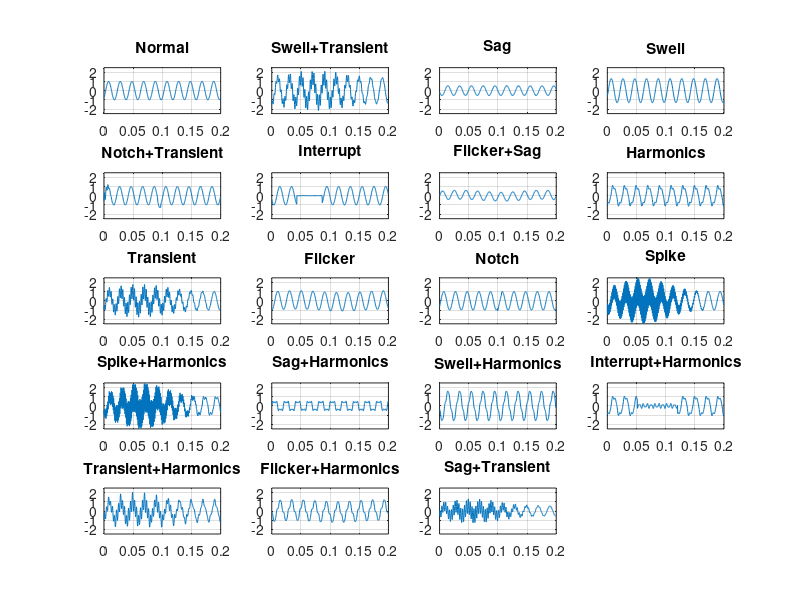

Source code (MATLAB): (Note: this script raises an error after producing the figure.)
clc;
clear;
close all;

% Parameters
fs = 3200; % Sampling frequency (Hz)
T = 1/50; % Fundamental period (s)
ts = 1/fs; % Sampling interval
t = 0:ts:0.2-ts; % 200ms duration (as per IEC 61000-4-7 standard)
f0 = 49.5 + rand()*1.0; % Random fundamental frequency (49.5 ≤ f ≤ 50.5 Hz)
phi = rand()*pi; % Random phase angle (0 ≤ φ ≤ π)

% Initialize storage
num_signals_per_type = 100; % Number of signals per type
SNR = 40; % Signal-to-noise ratio (dB)
z = [];
cl = {};

% Disturbance types
class_names = {'Normal', 'Swell+Transient', 'Sag', ...
               'Swell', 'Notch+Transient', 'Interrupt', 'Flicker+Sag', ...
               'Harmonics', 'Transient', 'Flicker', 'Notch', 'Spike', ...
               'Spike+Harmonics', 'Sag+Harmonics', 'Swell+Harmonics', ...
               'Interrupt+Harmonics', 'Transient+Harmonics', ...
               'Flicker+Harmonics', 'Sag+Transient'};

% Generate signals
for class_idx = 1:length(class_names)
    fprintf('Generating %s signals (%d/%d)...\n', class_names{class_idx}, class_idx, length(class_names));
    
    for sig_num = 1:num_signals_per_type
        % Randomize frequency and phase slightly for each signal
        f0 = 49.5 + rand()*1.0;
        phi = rand()*pi;
        
        switch class_idx
            case 1 % Normal
                y = sin(2*pi*f0*t - phi);
                
            case 2 % Swell + Transient
                swell_amplitude = 1.2 + 0.4*rand(); % 1.2-1.6 range for variety
                swell = swell_amplitude * sin(2*pi*f0*t - phi);
                transient_start = 0.05 + 0.03*rand(); % Random start time
                transient_freq = 250 + 100*rand(); % Random frequency
                transient = 0.8 * exp(-200*(t-transient_start).^2) .* sin(2*pi*transient_freq*t);
                y = swell + transient;

            case 3 % Sag
                sag_amplitude = 0.4 + 0.2*rand(); % 0.4-0.6 range
                y = sag_amplitude * sin(2*pi*f0*t - phi);


            case 4 % Swell
                swell_amplitude = 1.2 + 0.4*rand(); % 1.2-1.6 range
                y = swell_amplitude * sin(2*pi*f0*t - phi);

            case 5 % Notch + Transient
                notch_width = 0.005 + 0.003*rand();
                notch_start = 0.05 + 0.05*rand();
                notch = -0.3 * (t > notch_start & t < (notch_start + notch_width));
                transient_freq = 250 + 100*rand();
                transient = 0.8 * exp(-200*t) .* sin(2*pi*transient_freq*t);
                y = sin(2*pi*f0*t - phi) + notch + transient;

            case 6 % Interrupt
                int_start = 0.04 + 0.02*rand();
                int_duration = 0.04 + 0.03*rand();
                y = sin(2*pi*f0*t - phi);
                y(t > int_start & t < (int_start + int_duration)) = 0;

            case 7 % Flicker + Sag
                flicker_freq = 5 + 3*rand();
                flicker_amp = 0.08 + 0.04*rand();
                flicker = flicker_amp * sin(2*pi*flicker_freq*t);
                sag_amplitude = 0.4 + 0.2*rand();
                y = sag_amplitude * sin(2*pi*f0*t - phi) + flicker;

            case 8 % Harmonics
                h3_amp = 0.15 + 0.1*rand();
                h5_amp = 0.08 + 0.05*rand();
                harmonics = h3_amp * sin(3*2*pi*f0*t) + h5_amp * sin(5*2*pi*f0*t);
                y = sin(2*pi*f0*t - phi) + harmonics;

            case 9 % Transient
                transient_start = 0.05 + 0.03*rand();
                transient_freq = 250 + 100*rand();
                transient = 0.8 * exp(-200*(t-transient_start).^2) .* sin(2*pi*transient_freq*t);
                y = sin(2*pi*f0*t - phi) + transient;

            case 10 % Flicker
                flicker_freq = 5 + 3*rand();
                flicker_amp = 0.08 + 0.04*rand();
                flicker = flicker_amp * sin(2*pi*flicker_freq*t);
                y = sin(2*pi*f0*t - phi) + flicker;

            case 11 % Notch
                notch_width = 0.005 + 0.003*rand();
                notch_start = 0.05 + 0.05*rand();
                notch = -0.3 * (t > notch_start & t < (notch_start + notch_width));
                y = sin(2*pi*f0*t - phi) + notch;

            case 12 % Spike
                spike_start = 0.05 + 0.02*rand();
                spike = 1.5 * exp(-300*(t-spike_start).^2) .* sin(2*pi*800*t);
                y = sin(2*pi*f0*t - phi) + spike;

            case 13 % Spike + Harmonics
                h3_amp = 0.15 + 0.1*rand();
                h5_amp = 0.08 + 0.05*rand();
                harmonics = h3_amp * sin(3*2*pi*f0*t) + h5_amp * sin(5*2*pi*f0*t);
                spike_start = 0.05 + 0.02*rand();
                spike = 1.5 * exp(-300*(t-spike_start).^2) .* sin(2*pi*800*t);
                y = sin(2*pi*f0*t - phi) + spike + harmonics;

            case 14 % Sag + Harmonics
                sag_amplitude = 0.4 + 0.2*rand();
                h3_amp = 0.15 + 0.1*rand();
                h5_amp = 0.08 + 0.05*rand();
                harmonics = h3_amp * sin(3*2*pi*f0*t) + h5_amp * sin(5*2*pi*f0*t);
                y = sag_amplitude * sin(2*pi*f0*t - phi) + harmonics;

            case 15 % Swell + Harmonics
                swell_amplitude = 1.2 + 0.4*rand();
                h3_amp = 0.15 + 0.1*rand();
                h5_amp = 0.08 + 0.05*rand();
                harmonics = h3_amp * sin(3*2*pi*f0*t) + h5_amp * sin(5*2*pi*f0*t);
                y = swell_amplitude * sin(2*pi*f0*t - phi) + harmonics;

            case 16 % Interrupt + Harmonics
                int_start = 0.04 + 0.02*rand();
                int_duration = 0.04 + 0.03*rand();
                interrupt = sin(2*pi*f0*t - phi);
                interrupt(t > int_start & t < (int_start + int_duration)) = 0;
                h3_amp = 0.15 + 0.1*rand();
                h5_amp = 0.08 + 0.05*rand();
                harmonics = h3_amp * sin(3*2*pi*f0*t) + h5_amp * sin(5*2*pi*f0*t);
                y = interrupt + harmonics;

            case 17 % Transient + Harmonics
                transient_start = 0.05 + 0.03*rand();
                transient_freq = 250 + 100*rand();
                transient = 0.8 * exp(-200*(t-transient_start).^2) .* sin(2*pi*transient_freq*t);
                h3_amp = 0.15 + 0.1*rand();
                h5_amp = 0.08 + 0.05*rand();
                harmonics = h3_amp * sin(3*2*pi*f0*t) + h5_amp * sin(5*2*pi*f0*t);
                y = sin(2*pi*f0*t - phi) + transient + harmonics;

            case 18 % Flicker + Harmonics
                flicker_freq = 5 + 3*rand();
                flicker_amp = 0.08 + 0.04*rand();
                flicker = flicker_amp * sin(2*pi*flicker_freq*t);
                h3_amp = 0.15 + 0.1*rand();
                h5_amp = 0.08 + 0.05*rand();
                harmonics = h3_amp * sin(3*2*pi*f0*t) + h5_amp * sin(5*2*pi*f0*t);
                y = sin(2*pi*f0*t - phi) + flicker + harmonics;

            case 19 % Sag + Transient
                sag_amplitude = 0.4 + 0.2*rand();
                transient_start = 0.05 + 0.03*rand();
                transient_freq = 250 + 100*rand();
                transient = 0.8 * exp(-200*(t-transient_start).^2) .* sin(2*pi*transient_freq*t);
                y = sag_amplitude * sin(2*pi*f0*t - phi) + transient;
        end
        
        % Add noise
        y = awgn(y, SNR);
        z = [z; y];
        cl = [cl; {class_names{class_idx}}]; % Append class name as cell
    end
end

% Save signals
save('PQD_Signals.mat', 'z', 'cl', 't', 'fs');
disp('Signal generation complete and saved as PQD_Signals.mat');

% Plot example of each disturbance type
figure('Position', [100, 100, 1200, 800]);
for class_idx = 1:length(class_names)
    idx = find(strcmp(cl, class_names{class_idx}), 1);
    subplot(5, 4, class_idx);
    plot(t, z(idx, :));
    title(class_names{class_idx});
    xlim([0 0.2]);
    ylim([-2.5 2.5]);
    grid on;
end

sgtitle('Examples of Power Quality Disturbances');